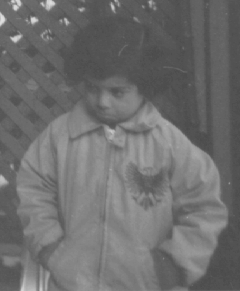
%> input picture Exercise/2017.11.07_Exercise_03/pout.tif, 240 x 291 px
$ octave exercise2.m   (GNU Octave 9; MATLAB toolbox functions it lacks are replaced by stand-ins)
%> lines starting %> are read from the running program, lines starting %| are printed output that depends on the picture
### Exercise/2017.11.07_Exercise_03/histpwl.m
function output = histpwl(input, a, b)
    column = size(a, 2); % a, b 行高須相同

    % 做出與 input 大小相同的0矩陣
    height = size(input, 1);
    width = size(input, 2);
    output = zeros(height, width);

    for i = 1:column-1
        pix = find(input >= a(i) & input < a(i+1));
        output(pix) = (input(pix)-a(i))*(b(i+1)-b(i))/(a(i+1)-a(i))+b(i); % piecewise linear function 公式
    end
end

### Exercise/2017.11.07_Exercise_03/exercise2.m
clear all;

%------------- Exercise 2 -----------------
img = imread('pout.tif');
%> img is the input picture: size 291x240 uint8; min 74, max 224, mean 110.3
figure(1), imshow(img), figure(2), histogram(img), axis tight; % histogram 為直方圖
%> after `axis tight`:
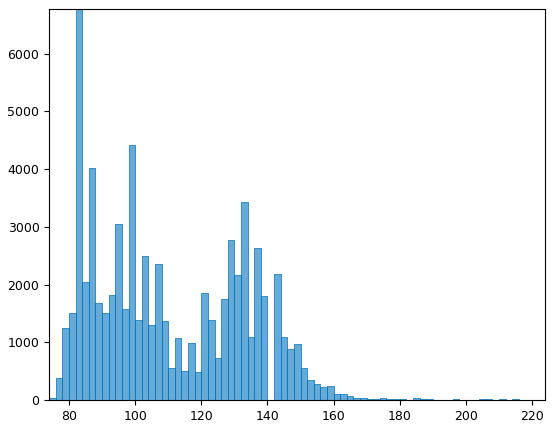
%> figure redrawn from the program's plot data; tallest bar 6774 high, from x = 82 to 84

img = double(img); % 將 img 從 uint8 轉為 double
%> img: size 291x240 double

% set 調整值
first = [0 .25 .5 .75 1];
second = [0 .75 .25 .5 1];

% 執行 piecewise linear function 調整
result = histpwl(img/255, first, second);
%> after the loop in histpwl, `for i = 1:column-1`:
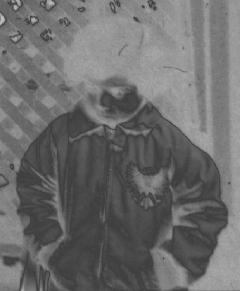
%> output: size 291x240 double; min 0.252, max 0.757, mean 0.427

% show 出結果
figure(3), plot(img, result, '.');
%> after `plot(img, result, '.')`:
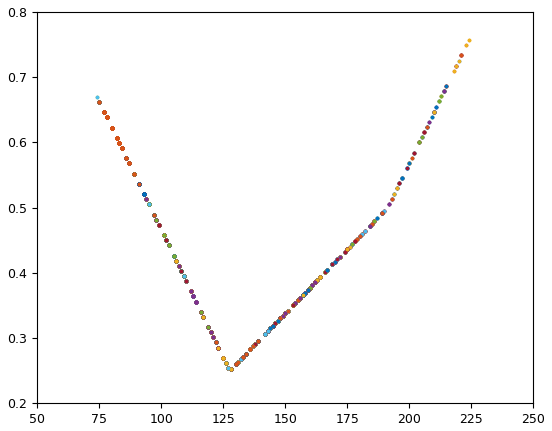
%> figure redrawn from the program's plot data
figure(4), imshow(result), figure(5), histogram(result*255), axis tight;
%> after `axis tight`:
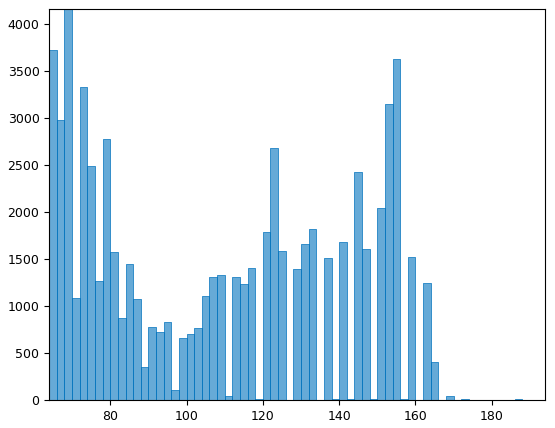
%> figure redrawn from the program's plot data; tallest bar 4162 high, from x = 68 to 70
